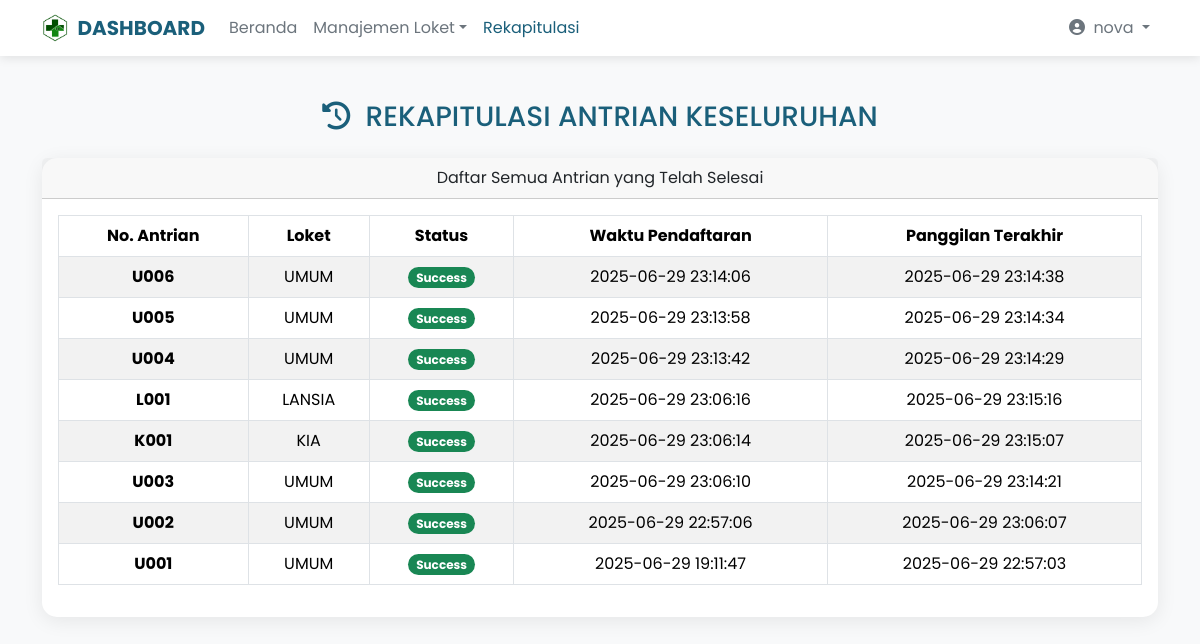
The app's page /admin/rekab.php (signed in) with its own data.
### tables this page shows
CREATE TABLE `antrian` (
  `id` int(11) NOT NULL,
  `nomor` varchar(10) NOT NULL,
  `loket` enum('UMUM','KIA','LANSIA') NOT NULL,
  `status` enum('Pending','Calling','Process','Success','Skip') NOT NULL DEFAULT 'Pending',
  `terdaftar_pada` datetime NOT NULL DEFAULT current_timestamp(),
  `updated_at` datetime DEFAULT NULL
);

### koneksi.php (called while the page is built, shortened)
<?php
$conn = new mysqli(DB_HOST, DB_USER, DB_PASS, DB_NAME);
function getAntrian($loket, $statuses, $hanyaHariIni = true) {
    global $conn;
    $statusPlaceholders = implode(',', array_fill(0, count($statuses), '?'));
    $query = "SELECT * FROM antrian WHERE status IN ($statusPlaceholders)";
    $params = $statuses;
    $types = str_repeat('s', count($statuses));
    if (!$hanyaHariIni) {
        $query .= " ORDER BY id DESC";
    } else {
        $query .= " ORDER BY FIELD(status, 'Calling', 'Process', 'Pending'), id ASC";
    }
    $stmt = $conn->prepare($query);
    if ($stmt) {
        $stmt->bind_param($types, ...$params);
        $stmt->execute();
        return $stmt->get_result();
    }
    return false;
}
?>

### admin/rekab.php (the view, shortened to what this page needs)
<?php
require '../koneksi.php';
$antrian = getAntrian('ALL', ['Success', 'Skip'], false);
$nama_user = $_SESSION['name'] ?? 'Admin';
?>
<!DOCTYPE html>
<html lang="id">
<head>
    <link href="https://cdn.jsdelivr.net/npm/bootstrap@5.3.3/dist/css/bootstrap.min.css" rel="stylesheet">
    <link rel="stylesheet" href="https://cdnjs.cloudflare.com/ajax/libs/font-awesome/6.4.0/css/all.min.css">
    <link rel="stylesheet" href="../assets/css/style.css">
    <link rel="stylesheet" href="https://cdn.datatables.net/2.0.8/css/dataTables.bootstrap5.css">
    <link rel="stylesheet" href="https://cdn.datatables.net/buttons/3.0.2/css/buttons.bootstrap5.css">
</head>
<body>
    <nav class="navbar navbar-expand-lg admin-nav fixed-top">
        <div class="container">
            <a class="navbar-brand d-flex align-items-center" href="index.php">
                <img src="../assets/logo.png" alt="Logo Dashboard" style="height: 28px; margin-right: 10px;">
                DASHBOARD
            </a>
            <div class="collapse navbar-collapse" id="mainNavbar">
                <ul class="navbar-nav me-auto mb-2 mb-lg-0">
                    <li class="nav-item"><a class="nav-link" href="index.php">Beranda</a></li>
                    <li class="nav-item dropdown">
                        <a class="nav-link dropdown-toggle" href="#" role="button" data-bs-toggle="dropdown">Manajemen Loket</a>
                    </li>
                    <li class="nav-item"><a class="nav-link active" href="rekab.php">Rekapitulasi</a></li>
                </ul>
                <ul class="navbar-nav ms-auto mb-2 mb-lg-0">
                    <li class="nav-item dropdown">
                        <a class="nav-link dropdown-toggle" href="#" role="button" data-bs-toggle="dropdown">
                            <i class="fas fa-user-circle me-1"></i> <?= htmlspecialchars($nama_user) ?>
                        </a>
                    </li>
                </ul>
            </div>
        </div>
    </nav>
    <div class="container text-center" style="margin-top: 100px;">
        <h1 class="h3 mb-4" style="color: var(--primary-color);"><i class="fas fa-history me-2"></i> REKAPITULASI ANTRIAN KESELURUHAN</h1>
        <div class="card">
            <div class="card-header text-center">
                Daftar Semua Antrian yang Telah Selesai
            </div>
            <div class="card-body">
                <table class="table table-striped table-bordered" id="rekabTable" style="width:100%">
                    <thead>
                        <tr>
                            <th>No. Antrian</th>
                            <th>Loket</th>
                            <th>Status</th>
                            <th>Waktu Pendaftaran</th>
                            <th>Panggilan Terakhir</th>
                        </tr>
                    </thead>
                    <tbody>
                        <?php if ($antrian): ?>
                            <?php foreach ($antrian as $a): ?>
                                <tr>
                                    <td class="fw-bold"><?= htmlspecialchars($a['nomor']) ?></td>
                                    <td><?= htmlspecialchars($a['loket']) ?></td>
                                    <td>
                                        <span class="badge rounded-pill <?= $a['status'] == 'Success' ? 'bg-success' : 'bg-secondary' ?>">
                                            <?= htmlspecialchars($a['status']) ?>
                                        </span>
                                    </td>
                                    <td><?= htmlspecialchars($a['terdaftar_pada']) ?></td>
                                    <td><?= htmlspecialchars($a['updated_at'] ?? $a['terdaftar_pada']) ?></td>
                                </tr>
                            <?php endforeach; ?>
                        <?php endif; ?>
                    </tbody>
                </table>
            </div>
        </div>
    </div>
</body>
</html>

### assets/css/style.css (style rules this page uses)
:root { --primary-color: #1A5F7A; --secondary-color: #57C5B6; --light-color: #F8F9FA; --dark-color: #343A40; --success-color: #28a745; --info-color: #17a2b8; --warning-color: #ffc107; }
body { font-family: 'Poppins', sans-serif; background-color: var(--light-color); color: var(--dark-color); }
.card { border: none; border-radius: 15px; box-shadow: 0 4px 20px rgba(0, 0, 0, 0.08); }
.admin-nav { background-color: white; box-shadow: 0 2px 10px rgba(0, 0, 0, 0.1); }
.admin-nav .navbar-brand { color: var(--primary-color) !important; font-weight: 700; }
.admin-nav .nav-link { color: #6c757d; }
.admin-nav .nav-link.active, .admin-nav .nav-link:hover { color: var(--primary-color); }
html { height: 100%; }
body { display: flex; flex-direction: column; min-height: 100vh; margin: 0; }

### admin/rekab.php (style rules this page uses)
#rekabTable th, #rekabTable td { text-align: center; vertical-align: middle; }

### records on screen
antrian: nomor "U006", loket "UMUM", status "Success", terdaftar_pada "2025-06-29 23:14:06", updated_at "2025-06-29 23:14:38"
antrian: nomor "U005", loket "UMUM", status "Success", terdaftar_pada "2025-06-29 23:13:58", updated_at "2025-06-29 23:14:34"
antrian: nomor "U004", loket "UMUM", status "Success", terdaftar_pada "2025-06-29 23:13:42", updated_at "2025-06-29 23:14:29"
antrian: nomor "L001", loket "LANSIA", status "Success", terdaftar_pada "2025-06-29 23:06:16", updated_at "2025-06-29 23:15:16"
antrian: nomor "K001", loket "KIA", status "Success", terdaftar_pada "2025-06-29 23:06:14", updated_at "2025-06-29 23:15:07"
antrian: nomor "U003", loket "UMUM", status "Success", terdaftar_pada "2025-06-29 23:06:10", updated_at "2025-06-29 23:14:21"
antrian: nomor "U002", loket "UMUM", status "Success", terdaftar_pada "2025-06-29 22:57:06", updated_at "2025-06-29 23:06:07"
antrian: nomor "U001", loket "UMUM", status "Success", terdaftar_pada "2025-06-29 19:11:47", updated_at "2025-06-29 22:57:03"

### other values on screen
$nama_user "nova"
